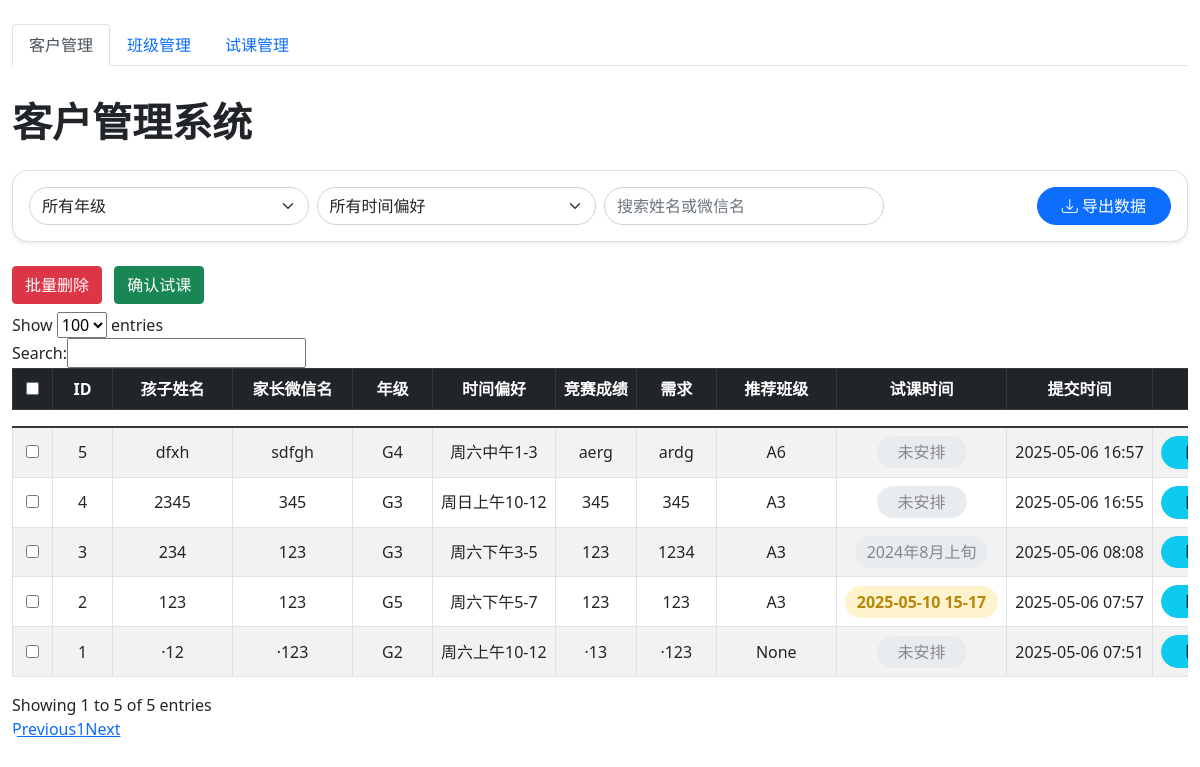
Before: /admin/dashboard with the older database file.
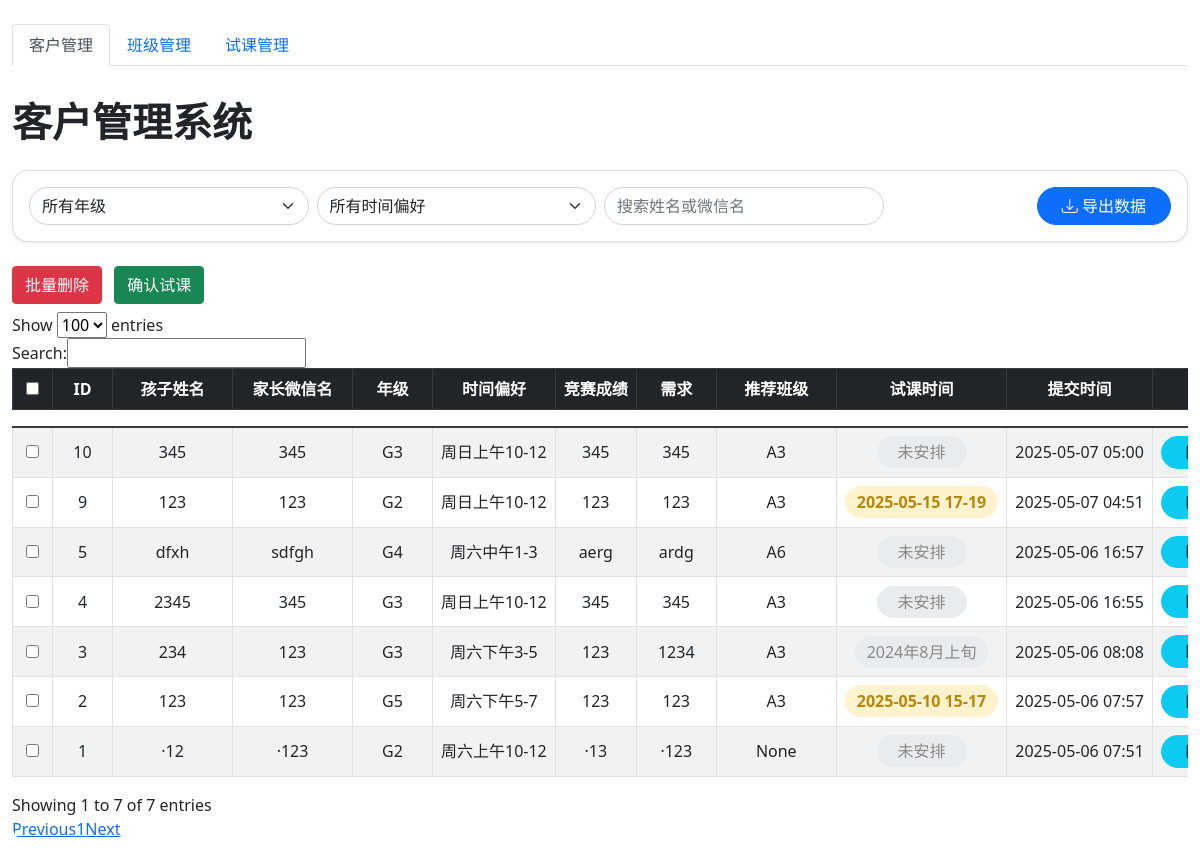
After: the same page with the newer database file.
### app.py (models this page shows)
class Customer(db.Model):
    id = db.Column(db.Integer, primary_key=True)
    child_name = db.Column(db.String(100), nullable=False)
    wechat_name = db.Column(db.String(100), nullable=False)
    grade = db.Column(db.String(50), nullable=False)
    preferred_time = db.Column(db.String(200))
    competition_experience = db.Column(db.Text)
    needs = db.Column(db.Text)
    recommended_class = db.Column(db.String(100))  # 初步推荐班级
    trial_class_time = db.Column(db.DateTime)
    future_trial_time = db.Column(db.String(100))
    created_at = db.Column(db.DateTime, default=datetime.utcnow)

### app.py (the view)
@app.route('/admin/dashboard')
def admin_dashboard():
    customers = Customer.query.order_by(Customer.created_at.desc()).all()
    classes = ClassInfo.query.all()
    return render_template('admin_dashboard.html', customers=customers, classes=classes)

### templates/admin_dashboard.html (shortened to what this page needs)
<!DOCTYPE html>
<html lang="zh">
<head>
    <link href="https://cdn.jsdelivr.net/npm/bootstrap@5.1.0/dist/css/bootstrap.min.css" rel="stylesheet">
    <link href="https://cdn.jsdelivr.net/npm/datatables@1.10.18/media/css/jquery.dataTables.min.css" rel="stylesheet">
    <link rel="stylesheet" href="https://cdn.jsdelivr.net/npm/bootstrap-icons@1.10.5/font/bootstrap-icons.css">
</head>
<body>
<div class="container-fluid py-4">
    <ul class="nav nav-tabs mb-4" id="adminTab" role="tablist">
        <li class="nav-item" role="presentation">
            <button class="nav-link active" id="customer-tab" data-bs-toggle="tab" data-bs-target="#customerPanel" type="button" role="tab">客户管理</button>
        </li>
        <li class="nav-item" role="presentation">
            <button class="nav-link" id="class-tab" data-bs-toggle="tab" data-bs-target="#classPanel" type="button" role="tab">班级管理</button>
        </li>
        <li class="nav-item" role="presentation">
            <a class="nav-link" id="trial-tab" href="/trial_management">试课管理</a>
        </li>
    </ul>
    <div class="tab-content">
        <div class="tab-pane fade show active" id="customerPanel" role="tabpanel">
            <h2 class="mb-4 fw-bold display-6">客户管理系统</h2>
            <div class="card mb-4 shadow-sm">
                <div class="card-body">
                    <div class="row g-2 align-items-center">
                        <div class="col-md-3">
                            <select class="form-select rounded-pill" id="gradeFilter">
                                <option value="">所有年级</option>
                            </select>
                        </div>
                        <div class="col-md-3">
                            <select class="form-select rounded-pill" id="timeFilter">
                                <option value="">所有时间偏好</option>
                            </select>
                        </div>
                        <div class="col-md-3">
                            <input type="text" class="form-control rounded-pill" id="searchInput" placeholder="搜索姓名或微信名">
                        </div>
                        <div class="col-md-3 text-end">
                            <button class="btn btn-primary rounded-pill px-4" onclick="exportData()"><i class="bi bi-download"></i> 导出数据</button>
                        </div>
                    </div>
                </div>
            </div>
            <div class="mb-2">
                <button class="btn btn-danger" onclick="batchDeleteCustomers()">批量删除</button>
                <button class="btn btn-success ms-2" onclick="batchConfirmTrial()">确认试课</button>
            </div>
            <div class="table-responsive">
                <table class="table table-striped table-hover table-bordered align-middle" id="customersTable" style="width:100%;">
                    <thead class="table-dark text-center">
                        <tr>
                            <th style="min-width:40px;"><input type="checkbox" id="selectAllCustomers"></th>
                            <th style="min-width:60px;">ID</th>
                            <th style="min-width:120px;">孩子姓名</th>
                            <th style="min-width:120px;">家长微信名</th>
                            <th style="min-width:80px;">年级</th>
                            <th style="min-width:120px;">时间偏好</th>
                            <th style="min-width:80px;max-width:120px;">竞赛成绩</th>
                            <th style="min-width:80px;max-width:120px;">需求</th>
                            <th style="min-width:120px;">推荐班级</th>
                            <th style="min-width:120px;">试课时间</th>
                            <th style="min-width:120px;">提交时间</th>
                            <th style="min-width:140px;">操作</th>
                        </tr>
                    </thead>
                    <tbody class="text-center">
                        {% for customer in customers %}
                        <tr>
                            <td><input type="checkbox" class="customer-checkbox" value="{{ customer.id }}"></td>
                            <td>{{ customer.id }}</td>
                            <td style="min-width:120px;">{{ customer.child_name }}</td>
                            <td style="min-width:120px;">{{ customer.wechat_name }}</td>
                            <td>{{ customer.grade }}</td>
                            <td>{{ customer.preferred_time }}</td>
                            <td>{{ customer.competition_experience }}</td>
                            <td>{{ customer.needs }}</td>
                            <td>{{ customer.recommended_class }}</td>
                            <td><span class="trial-time-cell">{{ customer.future_trial_time or customer.trial_class_time or '未安排' }}</span></td>
                            <td>{{ customer.created_at.strftime('%Y-%m-%d %H:%M') }}</td>
                            <td>
                                <button class="btn btn-info btn-sm rounded-pill me-1 px-4" onclick="editCustomer({{ customer.id }})">
                                    <i class="bi bi-pencil-square"></i> 编辑
                                </button>
                            </td>
                        </tr>
                        {% endfor %}
                    </tbody>
                </table>
            </div>
        </div>
    </div>
</div>
</body>
</html>

### templates/admin_dashboard.html (style rules this page uses)
.tab-content { margin-top: 2rem; }
.trial-time-cell { display: inline-block; padding: 0.25em 0.75em; border-radius: 1em; min-width: 90px; text-align: center; }
.card { border-radius: 1rem; }
.table thead th { vertical-align: middle; }
.table td, .table th { vertical-align: middle; word-break: break-all; }
.table-responsive { border-radius: 1rem; overflow: hidden; }
.btn-sm { font-size: 0.95em; }
#customersTable { width: 100% !important; }
#customersTable th, #customersTable td { white-space: nowrap; text-align: center; vertical-align: middle; padding: 8px; }

Changed rows visible on the page:
added Customer: id "10", child_name "345", wechat_name "345", grade "G3", preferred_time "周日上午10-12", competition_experience "345", needs "345", recommended_class "A3", future_trial_time+trial_class_time "未安排", created_at "2025-05-07 05:00"
added Customer: id "9", child_name "123", wechat_name "123", grade "G2", preferred_time "周日上午10-12", competition_experience "123", needs "123", recommended_class "A3", future_trial_time "2025-05-15 17-19", created_at "2025-05-07 04:51"
Other visible differences:
text written by a page script: "Show entries Search: Showing 1 to 5 of 5 entries Previous 1 Next" → "Show entries Search: Showing 1 to 7 of 7 entries Previous 1 Next"
